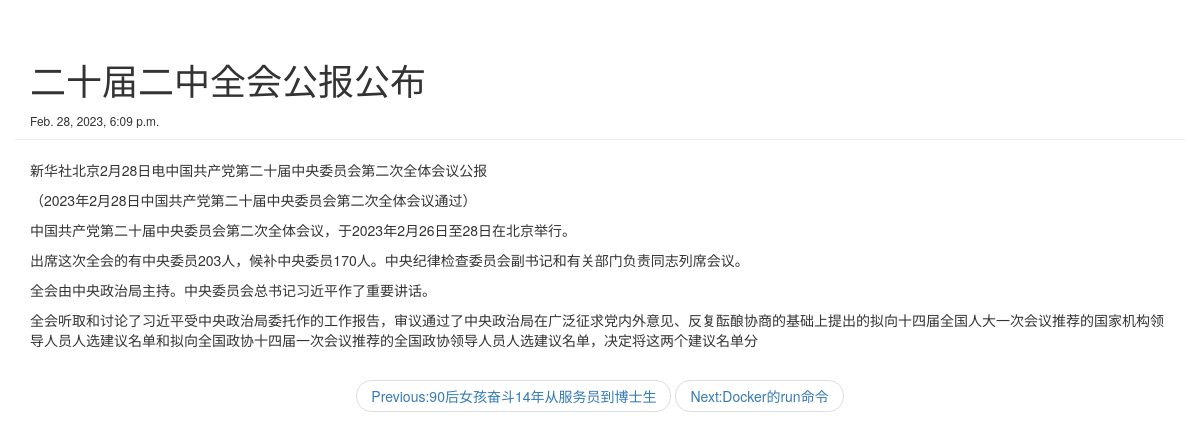
The app's page /blog/detail/15 with its own data.
### blog/models.py (models this page shows, shortened)
class Article(models.Model):
    article_id = models.AutoField(primary_key=True)
    title = models.TextField()
    brief_content = models.TextField()
    content = models.TextField()
    publish_date = models.DateTimeField(auto_now=True)

### blog/views.py (the view)
# urls.py: path('detail/<int:article_id>', blog.views.get_detail_page)
def get_detail_page(request, article_id):
    all_article = Article.objects.all()
    curr_article = None
    previous_index = 0
    next_index = 0
    for index, article in enumerate(all_article):
        if index == 0:
            previous_index = 0
            next_index = index + 1
        elif index == len(all_article) - 1:
            previous_index = index - 1
            next_index = index
        else:
            previous_index = index - 1
            next_index = index + 1
        if article.article_id == article_id:
            curr_article = article
            previous_article = all_article[previous_index]
            next_article = all_article[next_index]
            break
    section_list = curr_article.content.split('\n')
    return render(request, 'blog/detail.html',
                  {
                      'curr_article': curr_article,
                      'section_list': section_list,
                      'previous_article': previous_article,
                      'next_article': next_article
                  }
                  )

### blog/templates/blog/detail.html (shortened to what this page needs)
<!DOCTYPE html>
<html lang="en">
<head>
    <link rel="stylesheet" href="https://stackpath.bootstrapcdn.com/bootstrap/3.4.1/css/bootstrap.min.css"
>
</head>
<body>
<div class="container page-header">
    <h1>{{ curr_article.title}}</h1>
    <small>{{ curr_article.publish_date }}</small>
</div>
<div class="container body-main">
    <div>
        {% for section in section_list %}
        <p>{{ section }}</p>
        {% endfor %}
    </div>
</div>
<div>
    <nav aria-label="...">
  <ul class="pager">
    <li><a href="/blog/detail/{{previous_article.article_id}}">Previous:{{ previous_article.title }}</a></li>
    <li><a href="/blog/detail/{{next_article.article_id}}">Next:{{ next_article.title }}</a></li>
  </ul>
</nav>
</div>
</body>
</html>

### records on screen
Article: title "二十届二中全会公报公布", publish_date "Feb. 28, 2023, 6:09 p.m."
Article: title "90后女孩奋斗14年从服务员到博士生"
Article: title "Docker的run命令"

### other values on screen
{{ section }} "新华社北京2月28日电中国共产党第二十届中央委员会第二次全体会议公报" "（2023年2月28日中国共产党第二十届中央委员会第二次全体会议通过）" "中国共产党第二十届中央委员会第二次全体会议，于2023年2月26日至28日在北京举行。" "出席这次全会的有中央委员203人，候补中央委员170人。中央纪律检查委员会副书记和有关部门负责同志列席会议。" "全会由中央政治局主持。中央委员会总书记习近平作了重要讲话。" "全会听取和讨论了习近平受中央政治局委托作的工作报告，审议通过了中央政治局在广泛征求党内外意见、反复酝酿协商的基础上提出的拟向十四届全国人大一次会议推荐的国家机构领导人员人选建议名单和拟向全国政协十四届一次会议推荐的全国政协领导人员人选建议名单，决定将这两个建议名单分"
